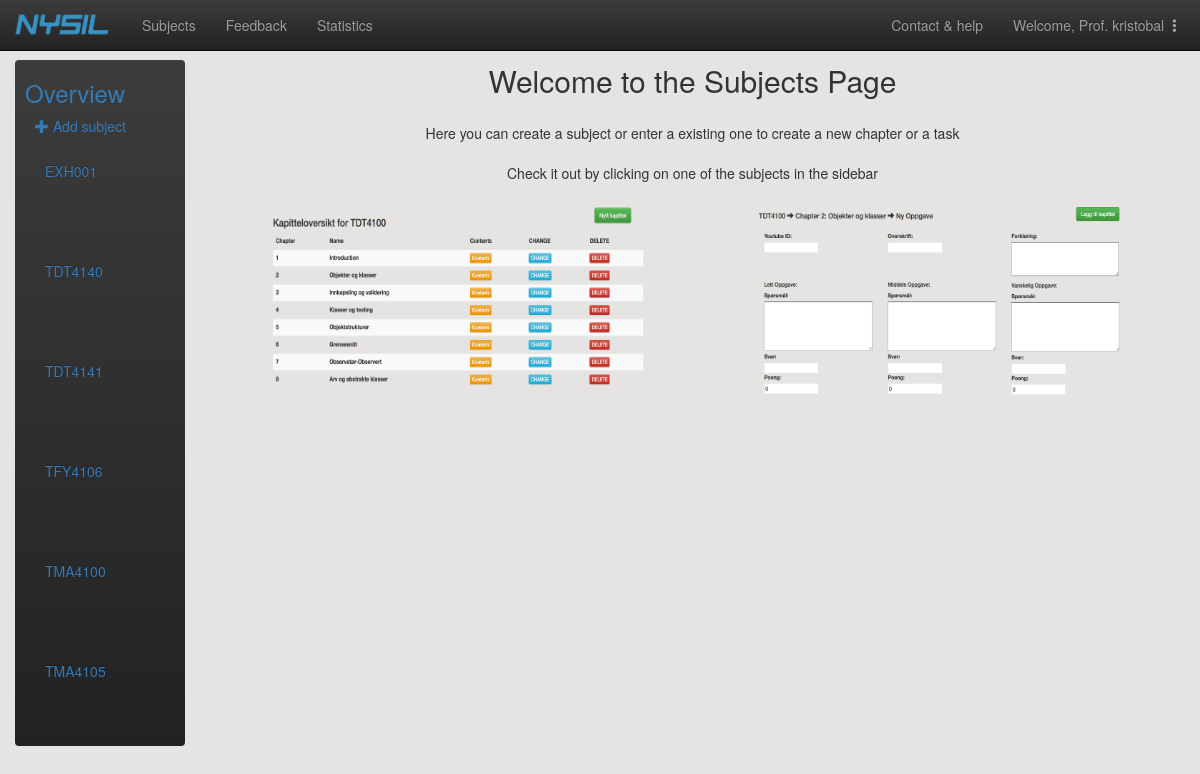
/adminpage/subjects/ (signed in), run on the app's committed database.
### main/models.py (models this page shows)
class Subject(models.Model):
    subject_code = models.CharField(max_length=20, primary_key=True) # primary key
    subject_name = models.CharField(max_length=30)
    professor_firstname = models.CharField(max_length=30)
    professor_lastname = models.CharField(max_length=30)
    professor_email = models.EmailField()
    class Meta:
        ordering = ['subject_code']
    def __str__(self):
        return self.subject_code
    def get_full_name(self):
        return self.professor_firstname + " " + self.professor_lastname
    get_full_name.short_description = 'Professor' # headline of professor-column in the admin-table

### adminpage/views.py (the view)
# urls.py: url(r'^(?P<subject_pk>[A-Za-z0-9]+)/overview/$', views.subject_overview, name='subject_overview'),
def subject_overview(req):
    subjects = Subject.objects.all()
    context = {'subjects':subjects}
    return render(req,'adminpage/subject_overview.html',context)

### adminpage/templates/adminpage/subject_overview.html (shortened to what this page needs)
{% extends 'adminpage/admin_header.html' %}
{% load static %}
{% block content %}
    <div class="container-fluid">
      <div class="row">
        <div class="col-sm-3 col-md-2 sidebar">
          <ul class="nav nav-sidebar navbar-inverse">
              <li ><p id="id_fagoversikt"><h3 id="id_fagoversikt_text" style="color:#337AB7;margin-left:10px">Overview</h3><span class="sr-only">(current)</span></p></li>
              <p class="center-large" style="margin-left:20px"><a href="{% url 'adminpage:new_subject' %}"><span class="glyphicon glyphicon-plus"></span>  Add subject</a></p>
              {% block subjects %}
                {% for subject in subjects %}
                <div class="collapse navbar-collapse" id="id_subject_overview_menu">
                    <ul class="nav navbar-nav navbar-left" style="width:120px">
                      <li style="float:left">
                          <a href="{% url 'adminpage:chapter_overview' subject_pk=subject.pk %}" style="color:#337AB7;width:150px">
                              {{ subject }}
                          </a>
                      </li>
                    </ul>
                    <ul class="nav navbar-nav navbar-right" id="id_nav_drop" style="width:-10px">
                        <li class="dropdown">
                        </li>
                    </ul>
                 </div>
                {% endfor %}
              {% endblock %}
          </ul>
        </div>
    {% block extension %}
        <div class="container-fluid" style="text-align: center;">
            <div style="font-size: 30px">
                Welcome to the Subjects Page
            </div>
            <br>
            <div>
                Here you can create a subject or enter a existing one to create a new chapter or a task
                <br>
                <br>
                Check it out by clicking on one of the subjects in the sidebar
            </div>
            <br>
            <div class="col-md-4" style="margin-left: 50px">
                <img src="{% static 'adminpage/img/oversikt.png'%}" style="width: 380px; height: 200px">
            </div>
            <div class="col-md-1"></div>
            <div class="col-md-4">
                <img src="{% static 'adminpage/img/oppgave.png'%}" style="width: 380px; height: 200px">
            </div>
        </div>
{% endblock %}
</div>
</div>
{% endblock%}

### adminpage/templates/adminpage/admin_header.html (shortened to what this page needs)
<!DOCTYPE html>
<html lang="en">
<head>
    {% load static %}
    <link rel="stylesheet" href="{% static 'adminpage/css/customize.css' %}" type="text/css">
	<link rel="stylesheet" href="https://maxcdn.bootstrapcdn.com/bootstrap/3.3.7/css/bootstrap.min.css"
>
	<link rel="stylesheet" href="https://maxcdn.bootstrapcdn.com/bootstrap/3.3.7/css/bootstrap-theme.min.css"
>
    <link rel="stylesheet" href="{% static 'main/css/header.css'%}" type = "text/css"/>
</head>
<body class="body" style="background-color: #E5E4E2;">
<div id="wrapper">
        <br>
        <br>
        <br>
        <nav class="navbar navbar-inverse navbar-fixed-top">
            <div class="container-fluid">
                <div class="navbar-header">
                    <a href="{% url 'main:index' %}" class="navbar-brand"><img src="{% static 'main/img/ny_logo.png'%}" style="width:100px;height:27px;margin-top:-4px;margin-left:-3px"></a>
                </div>
                <div class="collapse navbar-collapse" id="mainNavBar">
                    <ul class="nav navbar-nav">
                        <li><a href="{% url 'adminpage:subject_overview' %}">Subjects</a></li>
                        <li><a href="{% url 'adminpage:tilbakemeldinger' %}">Feedback</a></li>
                        <li><a href="{% url 'stats:statistics_index'%}">Statistics</a></li>
                    </ul>
                    <ul class="nav navbar-nav navbar-right">
                        <li><a href="#">Contact & help</a></li>
                        <li class="dropdown">
                            <li class="dropdown">
                                <a href="#" class="dropdown-toggle" data-toggle="dropdown" style="margin-right: 15px">
                                    Welcome, Prof. {{user}}
                                    <span class="glyphicon glyphicon-option-vertical" style="width:2px;height:2px"></span></a>
                            </li>
				        </li>
                    </ul>
                </div>
            </div>
        </nav>
    </div>
    {% block content %}{% endblock%}
<footer id="footer">
</footer>
</body>

### main/static/main/css/header.css (style rules this page uses)
#footer { position:absolute; bottom:0; width:100%; height:60px; padding: 15px; }

### data on the page
Subject: subject_code "EXH001"
Subject: subject_code "TDT4140"
Subject: subject_code "TDT4141"
Subject: subject_code "TFY4106"
Subject: subject_code "TMA4100"
Subject: subject_code "TMA4105"

### other printed values
{{ user }} "kristobal"
